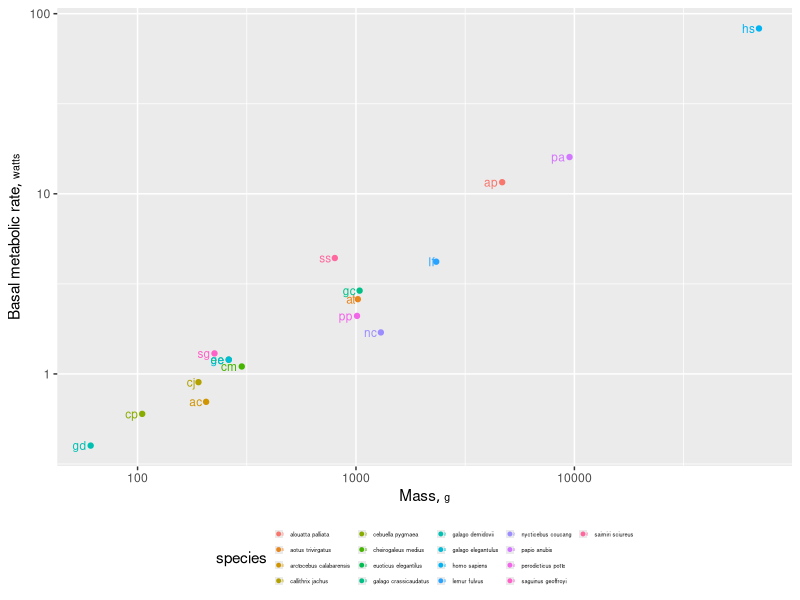

Here is the R script that generated this plot: (Note: this script raises an error after producing the figure.)
## ---- chunk 1
require(rms)
library(ggplot2)
knitrSet(lang='markdown')
## ---- chunk 2
# What is between data <- .. and ') is exactly like an external .csv file
data <- textConnection('
species,mass,rate
alouatta palliata,4670,11.6
aotus trivirgatus,1020,2.6
arctocebus calabarensis,206,.7
callithrix jachus,190,.9
cebuella pygmaea,105,.6
cheirogaleus medius,300,1.1
euoticus elegantilus,261.5,1.2
galago crassicaudatus,1039,2.9
galago demidovii,61,.4
galago elegantulus,261.5,1.2
homo sapiens,70000,82.8,
lemur fulvus,2330,4.2
nycticebus coucang,1300,1.7
papio anubis,9500,16
perodicticus potto,1011,2.1
saguinus geoffroyi,225,1.3
saimiri sciureus,800,4.4
')
d <- csv.get(data)
close(data)
d <- upData(d, labels=c(species = 'Species', mass='Mass',
                        rate    = 'Basal metabolic rate'),
							 units=c(mass='g', rate='watts'))
xl <- label(d$mass, plot=TRUE, units=TRUE)
yl <- label(d$rate, plot=TRUE, units=TRUE)
## ---- chunk 3
contents(d)
d    # same as print(d)
# Function to form 2-letter versions of species names using
# first letter of each word
w <- function(x) {
   x <- strsplit(as.character(x), split=' ')
	 sapply(x, function(y) paste(substring(y, 1, 1), collapse=''))
	 }

ggplot(d, aes(x=mass, y=rate, color=species)) + geom_point() +
  geom_text(aes(label=w(species)), size=3, hjust=1.3) + 
  scale_x_log10() + scale_y_log10() + xlab(xl) + ylab(yl) +
  guides(col=guide_legend(nrow=4, override.aes=list(size=1))) +
  theme(legend.position='bottom', legend.text=element_text(size=4), legend.key.size=unit(2, 'mm'))
dd <- datadist(d); options(datadist='dd')
## ---- chunk 4
f <- ols(log10(rate) ~ log10(mass), data=d)
f
ggplot(Predict(f, mass=seq(50, 70000, by=50), fun=function(y) 10^y), ylab=yl) +
  geom_point(aes(x=mass, y=rate), data=d)
## ---- chunk 5
summary(f, mass=c(10,100))
## ---- chunk 6
si <- sessionInfo(); si$loadedOnly <- NULL
print(si, locale=FALSE)
## ---- chunk 7
print(citation(), style='text')
